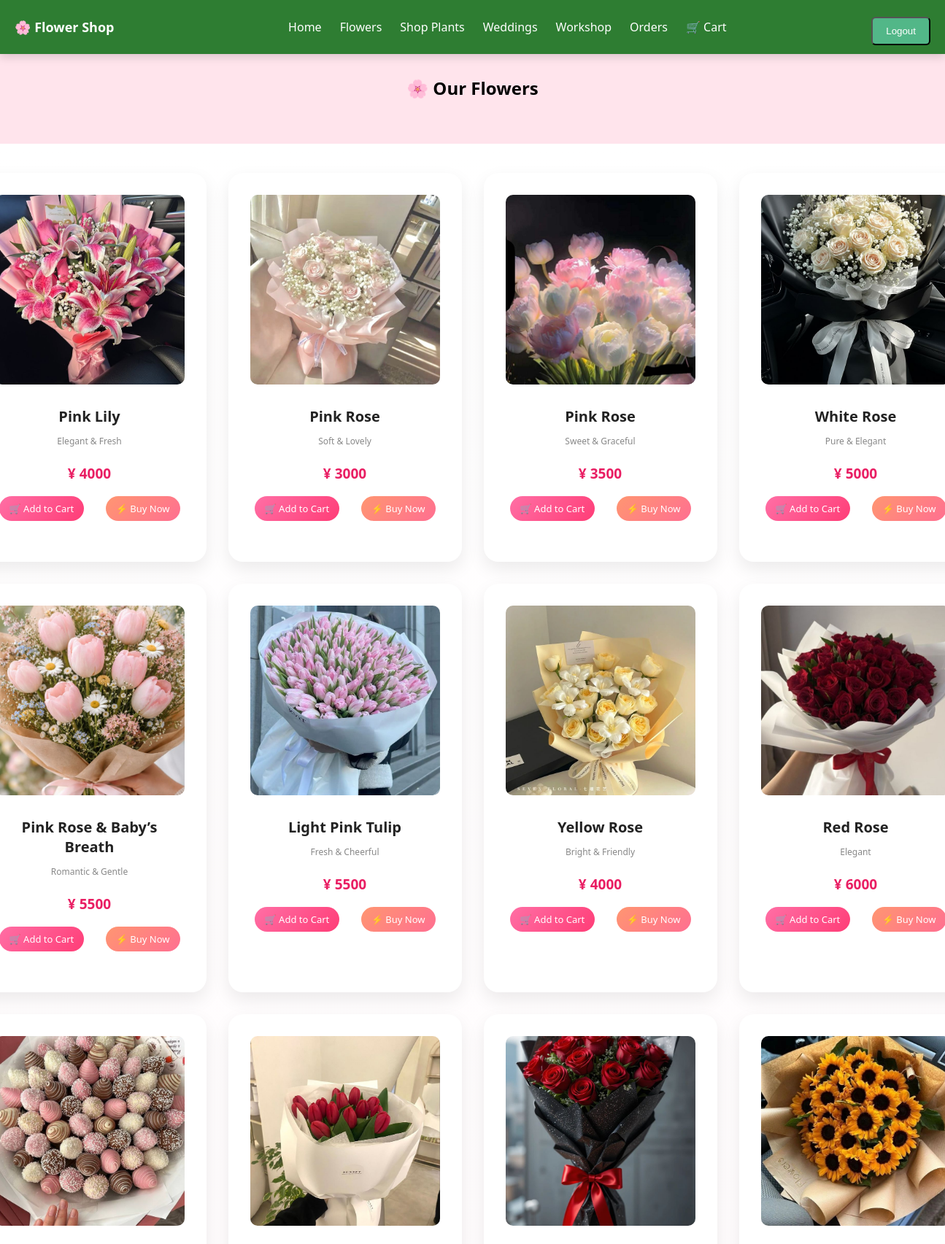
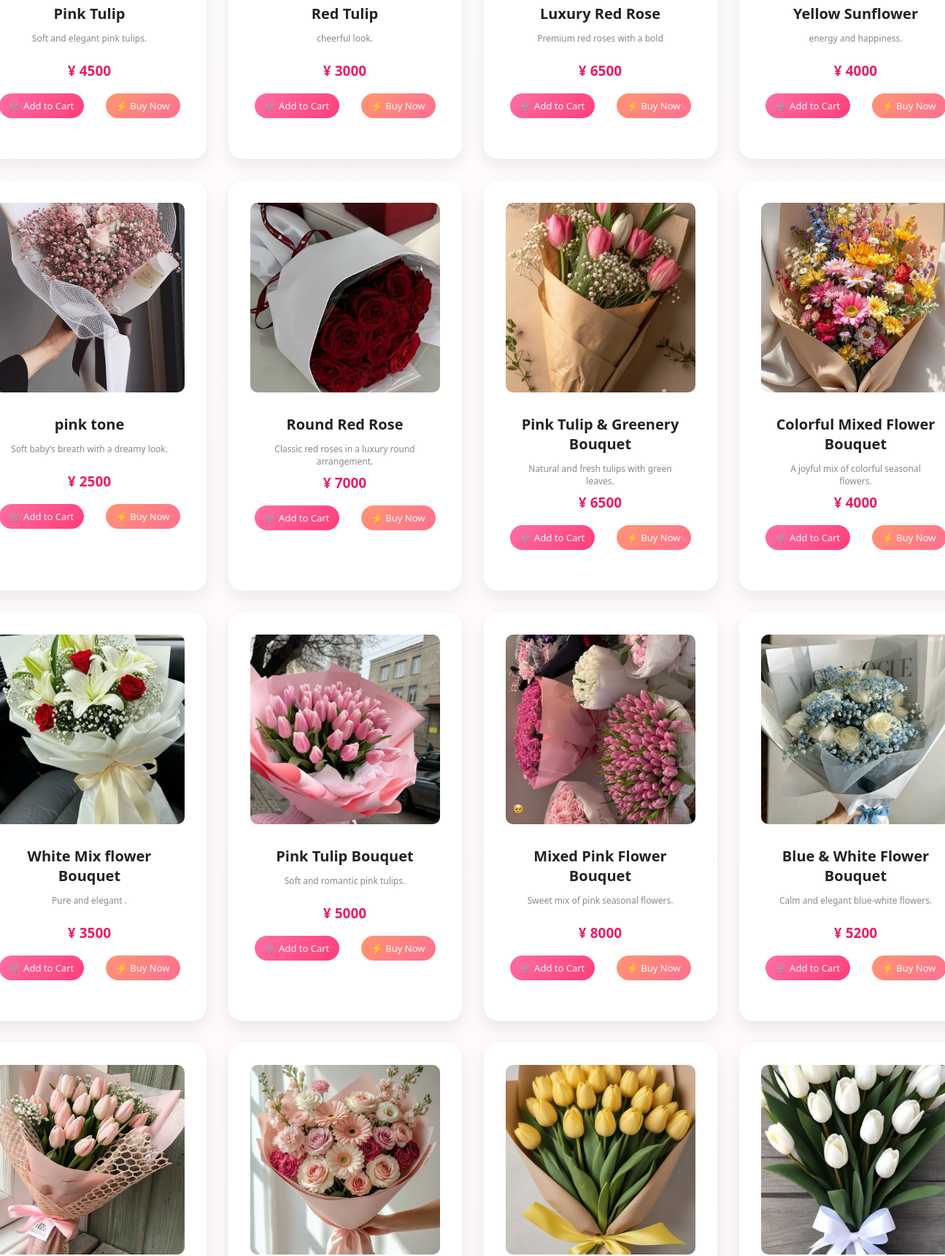
The app's page /flowers/ (signed in, upper part) with its own data (2 pictures, top to bottom).
### shop/models.py (models this page shows, shortened)
class Flower(models.Model):
    CATEGORY_CHOICES = [
        ('flower', 'Flower'),
        ('wedding', 'Wedding'),
        ('workshop', 'Workshop'),
        ('shopplant', 'Shop Plant'),
    ]
    category = models.CharField(max_length=20, choices=CATEGORY_CHOICES)
    name = models.CharField(max_length=100)
    price = models.PositiveIntegerField()
    description = models.TextField()
    image = models.ImageField(upload_to='flowers/', blank=True, null=True)

### shop/views.py (the view)
# urls.py: path('flowers/', views.flowers, name='flowers'),
@login_required(login_url="login")
def flowers(request):
    flowers = Flower.objects.filter(category="flower")
    return render(request, "shop/flowers.html", {"flowers": flowers})

### shop/templates/shop/flowers.html (shortened to what this page needs)
{% extends "shop/base.html" %}
{% load static %}
{% block content %}
<h2 style="text-align:center; margin-top:30px;">🌸 Our Flowers</h2>
<div class="cards">
    {% for flower in flowers %}
    <div class="card">
        {% if flower.image %}
            <img src="{{ flower.image.url }}" class="flower-img">
        {% else %}
            <img src="{% static 'shop/images/no-image.png' %}" class="flower-img">
        {% endif %}
        <h3>{{ flower.name }}</h3>
        <p>{{ flower.description|truncatechars:60 }}</p>
        <strong>¥ {{ flower.price }}</strong>
        <div class="card-btns">
            <a href="{% url 'add_to_cart' flower.id %}" class="btn small">
                🛒 Add to Cart
            </a>
            <a href="{% url 'buy_now' flower.id %}" class="btn small buy">
                ⚡ Buy Now
            </a>
        </div>
    </div>
    {% empty %}
        <p style="text-align:center;">No flowers available</p>
    {% endfor %}
</div>
{% endblock %}

### shop/static/shop/style.css (style rules this page uses)
body { margin: 0; font-family: 'Segoe UI', sans-serif; background: #ffe4ec; }
.btn { background: #52b788; color: white; padding: 10px 18px; text-decoration: none; border-radius: 6px; display: inline-block; margin-top: 10px; }
.btn.small { padding: 8px 14px; }
.cards { display: flex; justify-content: center; gap: 30px; margin: 60px 0; }
.card { background: white; width: 260px; padding: 30px; text-align: center; border-radius: 12px; box-shadow: 0 8px 20px rgba(0,0,0,0.1); }
.btn { transition: 0.3s; }
* { transition: all 0.25s ease-in-out; }
.flower-img { width: 100%; height: 180px; object-fit: cover; border-radius: 10px; margin-bottom: 12px; }
.flower-img { width: 100%; height: 180px; object-fit: cover; border-radius: 10px; margin-bottom: 10px; }
.card-btns { display: flex; justify-content: space-between; margin-top: 10px; }
.btn.buy { background: #ff6b6b; }

### shop/templates/shop/flowers.html (style rules this page uses)
.cards { display: grid; grid-template-columns: repeat(4, 1fr); gap: 30px; padding: 40px 5%; background: linear-gradient(to bottom, #fff, #fff5f8); }
.card { background: #ffffff; border-radius: 20px; overflow: hidden; box-shadow: 0 10px 25px rgba(0,0,0,0.08); transition: 0.35s ease; text-align: center; }
.card { overflow: hidden; }
.flower-img { width: 100%; height: 260px; object-fit: cover; transition: transform 0.5s ease; }
.card h3 { font-size: 20px; margin: 15px 10px 5px; color: #222; }
.card p { font-size: 12px; color: #888; padding: 0 18px; margin-bottom: 6px; min-height: 32px; }
.card strong { display: block; font-size: 19px; color: #e91e63; margin: 8px 0 12px; }
.card-btns { margin-bottom: 20px; }
.btn.small { display: inline-block; padding: 8px 14px; margin: 6px; font-size: 13px; border-radius: 25px; text-decoration: none; background: linear-gradient(135deg, #ff6fa5, #ff3d77); color: white; transition: 0.3s; }
.btn.buy { background: linear-gradient(135deg, #ff9671, #ff6f91); }

### records on screen
Flower: image (picture), name "Pink Lily", description "Elegant & Fresh", price "4000"
Flower: image (picture), name "Pink Rose", description "Soft & Lovely", price "3000"
Flower: image (picture), name "Pink Rose", description "Sweet & Graceful", price "3500"
Flower: image (picture), name "White Rose", description "Pure & Elegant", price "5000"
Flower: image (picture), name "Pink Rose & Baby’s Breath", description "Romantic & Gentle", price "5500"
Flower: image (picture), name "Light Pink Tulip", description "Fresh & Cheerful", price "5500"
Flower: image (picture), name "Yellow Rose", description "Bright & Friendly", price "4000"
Flower: image (picture), name "Red Rose", description "Elegant", price "6000"
Flower: image (picture), name "Pink Tulip", description "Soft and elegant pink tulips.", price "4500"
Flower: image (picture), name "Red Tulip", description "cheerful look.", price "3000"
Flower: image (picture), name "Luxury Red Rose", description "Premium red roses with a bold", price "6500"
Flower: image (picture), name "Yellow Sunflower", description "energy and happiness.", price "4000"
Flower: image (picture), name "pink tone", description "Soft baby’s breath with a dreamy look.", price "2500"
Flower: image (picture), name "Round Red Rose", description "Classic red roses in a luxury round arrangement.", price "7000"
Flower: image (picture), name "Pink Tulip & Greenery Bouquet", description "Natural and fresh tulips with green leaves.", price "6500"
Flower: image (picture), name "Colorful Mixed Flower Bouquet", description "A joyful mix of colorful seasonal flowers.", price "4000"
Flower: image (picture), name "White Mix flower Bouquet", description "Pure and elegant .", price "3500"
Flower: image (picture), name "Pink Tulip Bouquet", description "Soft and romantic pink tulips.", price "5000"
Flower: image (picture), name "Mixed Pink Flower Bouquet", description "Sweet mix of pink seasonal flowers.", price "8000"
Flower: image (picture), name "Blue & White Flower Bouquet", description "Calm and elegant blue‑white flowers.", price "5200"
Flower: image (picture)
Flower: image (picture)
Flower: image (picture)
Flower: image (picture)
